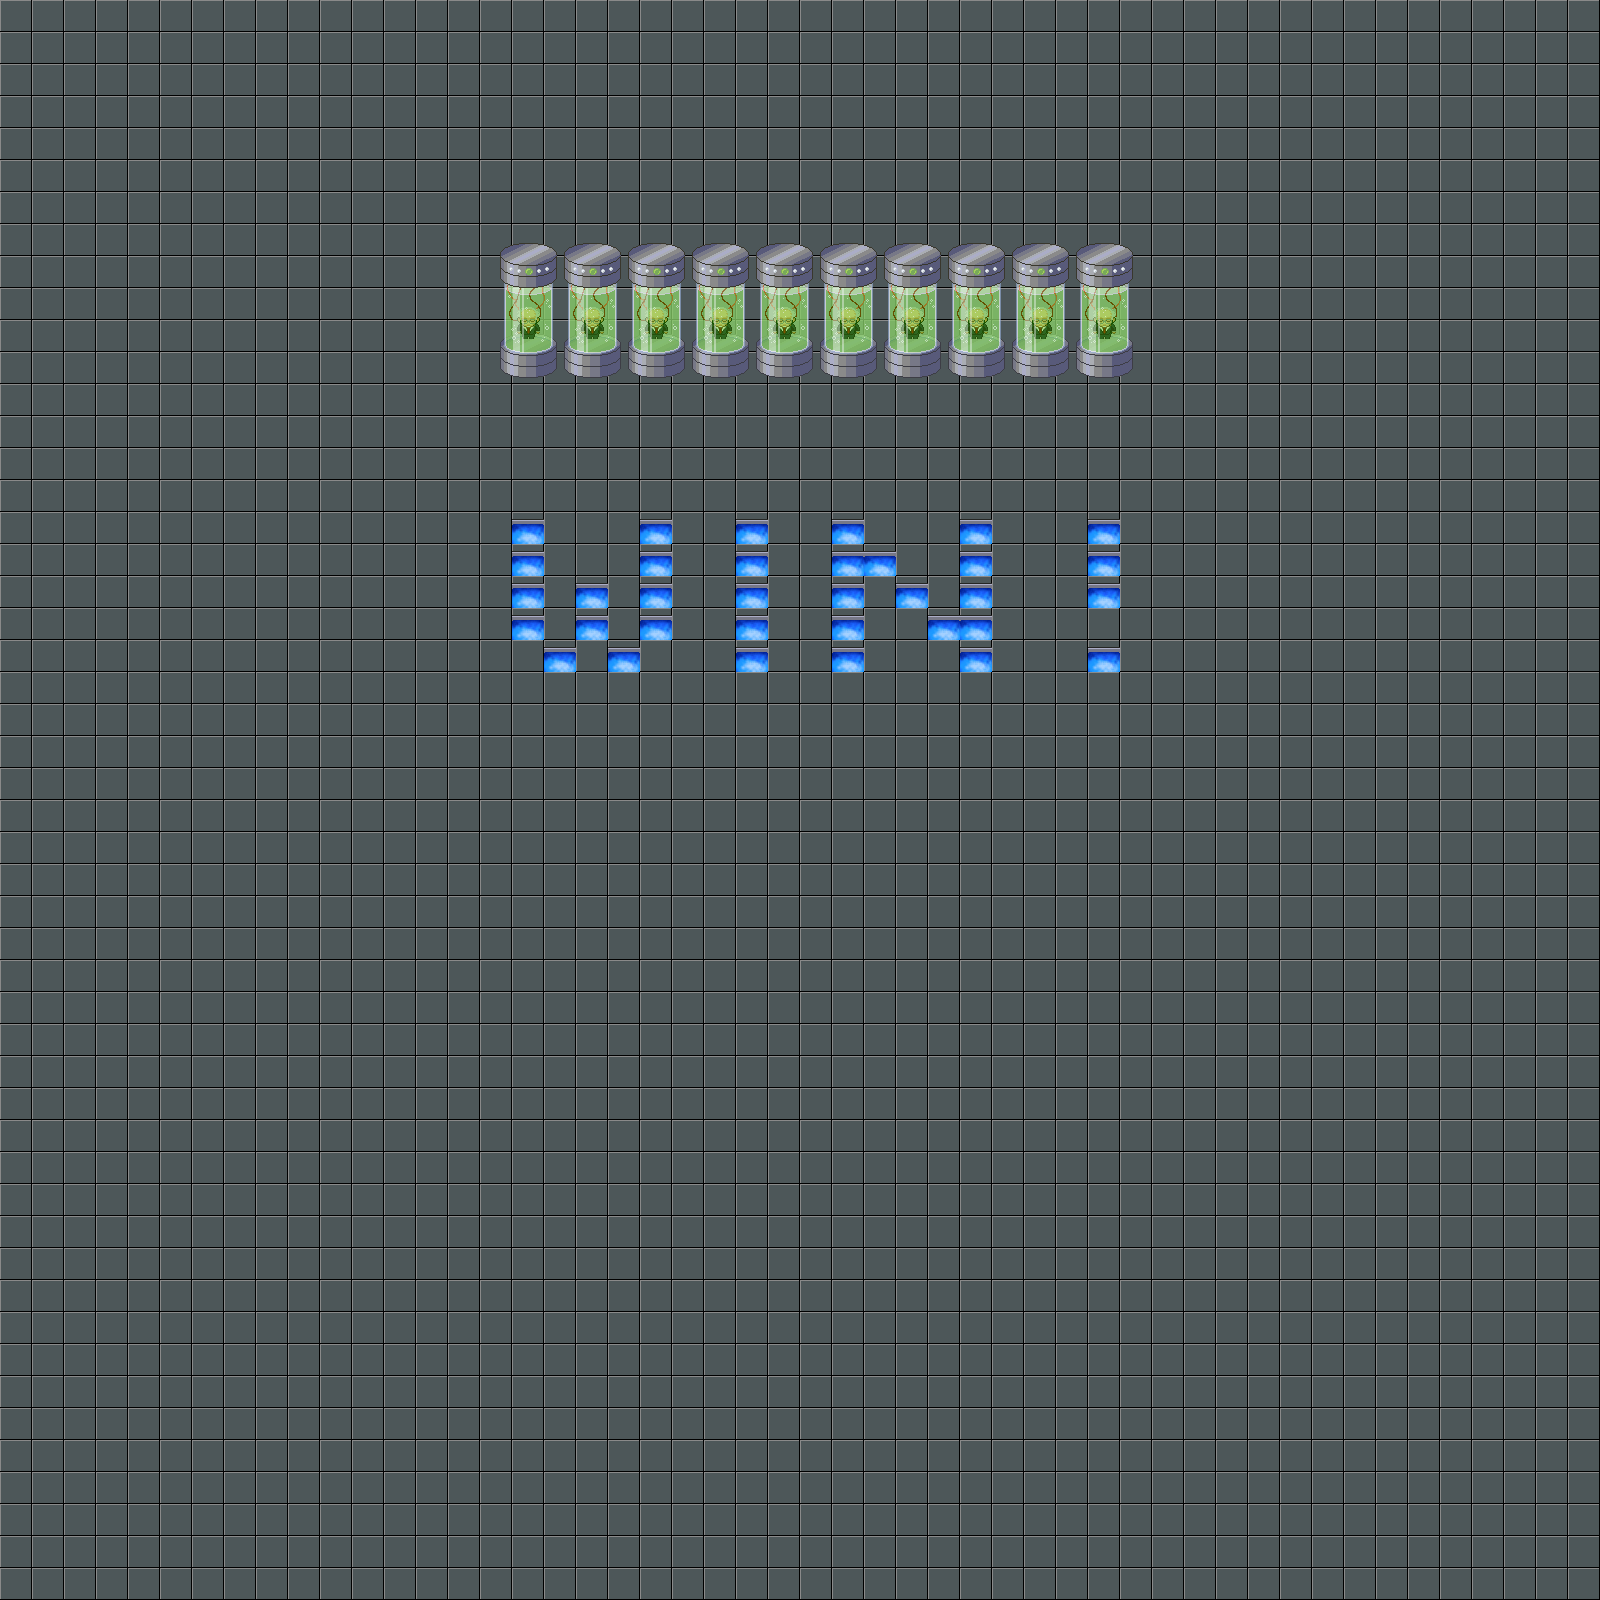

Tiled map render using the project's own tile images. Description and the map definition, with tile-layer contents summarised, below:
An orthogonal 50x50 tile map with 32x32 px tiles, 4 tile layers (background, exittiles, walltiles, clones) and 9 objects.

<map version="1.0" orientation="orthogonal" width="50" height="50" tilewidth="32" tileheight="32">
 <tileset firstgid="1" name="indoor_sheet_new" tilewidth="32" tileheight="32">
  <image source="indoor_sheet_new.png" width="2048" height="2048" />
 </tileset>
 <layer name="background" width="50" height="50">
  <data>[2500 cells, 2500 non-empty, 1 distinct tile ids]</data>
 </layer>
 <layer name="exittiles" width="50" height="50">
  <data>[2500 cells, 34 non-empty, 1 distinct tile ids]</data>
 </layer>
 <layer name="walltiles" width="50" height="50">
  <data>[2500 cells, 75 non-empty, 15 distinct tile ids]</data>
 </layer>
 <layer name="clones" width="50" height="50">
  <data>[2500 cells, 75 non-empty, 15 distinct tile ids]</data>
 </layer>
 <objectgroup name="walls" width="0" height="0">
  <object x="352" y="800" width="928" height="32" />
  <object x="352" y="352" width="896" height="32" />
  <object x="1248" y="352" width="32" height="448" />
  <object x="352" y="384" width="32" height="416" />
 </objectgroup>
 <objectgroup name="exitparts" width="0" height="0" />
 <objectgroup name="berniespawn" width="0" height="0">
  <object x="800" y="384" width="32" height="32" />
 </objectgroup>
 <objectgroup name="exit" width="0" height="0" />
 <objectgroup name="turretspawn" width="0" height="0">
  <object x="1152" y="704" width="32" height="32" />
  <object x="1152" y="448" width="32" height="32" />
  <object x="448" y="448" width="32" height="32" />
  <object x="448" y="704" width="32" height="32" />
 </objectgroup>
 <objectgroup name="trumpspawn" width="0" height="0" />
</map>
